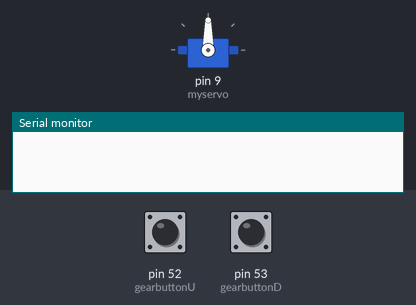
Recording of a sketch running on a simulated Arduino Mega 2560, built with avr-gcc and run on an emulated ATmega2560. On the bench: servo, the last lines printed to the serial monitor. Inputs (shaded band) come from the test bench; at power-on: pin 53 (gearbuttonD) HIGH, pin 52 (gearbuttonU) HIGH.

Above: at 1.8 s.
1.9 s: pin 53 (gearbuttonD) pulled LOW for 3.2 s
At 2.4 s:
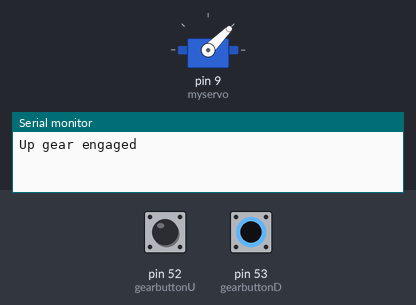
7.0 s: pin 52 (gearbuttonU) pulled LOW for 0.6 s
At 7.4 s:
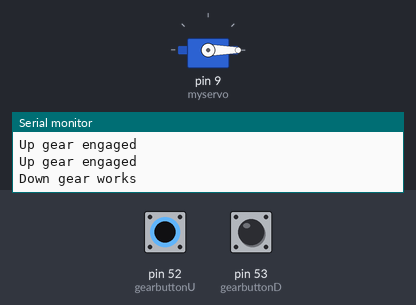
9.1 s: pin 52 (gearbuttonU) pulled LOW for 3.2 s
At 12.9 s:
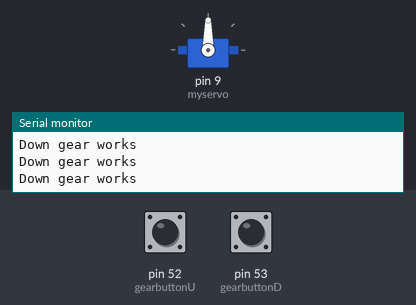
Timing chart, 0 to 14.4 s (numbered marks = the images above; inputs shaded):
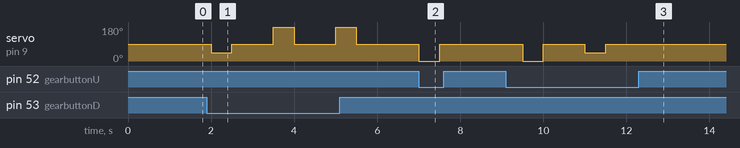

The sketch:

Servo.ino
```cpp
// Controlling a servo position using a potentiometer (variable resistor)
// by Michal Rinott <http://people.interaction-ivrea.it/m.rinott>

#include <Servo.h>

Servo myservo;  // create servo object to control a servo
int gear = 0;
const int gearbuttonU = 52; //Upshift button connected to pin 5
const int gearbuttonD = 53; //Downshift button connected to pin 6
const int usec = 500;

int buttonstate1 = LOW;
int buttonstate2 = LOW;

void setup()
{
  myservo.attach(9);  // attaches the servo on pin 9 to the servo object
  Serial.begin(9600);
  pinMode(gearbuttonU, INPUT_PULLUP);		//assign gear shift up button as an input
  pinMode(gearbuttonD, INPUT_PULLUP);		//assign gear shift down button as an input
  myservo.write(90);                    //initalize the shift-arm to middle position
}

void loop()
{
  buttonstate1 = digitalRead(gearbuttonU);
  buttonstate2 = digitalRead(gearbuttonD);
  if (buttonstate1 == HIGH & buttonstate2 == LOW)
  { Serial.println("Up gear engaged");
    if (gear == 0)
    {
      myservo.write(45);               // sets the servo position out from the neutral position
      delay(usec);                       // waits for the servo to get there
      myservo.write(90);               // return back to middle position
      delay(usec);
      gear = gear + 1;                 // now gear is in 1st gear
          }
    else if (gear <= 5)
    {
  myservo.write(180);                  // sets the servo position to upshift
  delay(usec);                           // waits for the servo to get there
  myservo.write(90);                   // return back to middle position
  delay(usec);
  gear = gear + 1;                     // upshift gear by 1
   }
  }

  if (buttonstate1 == LOW & buttonstate2 == HIGH)
  { Serial.println("Down gear works");
    if (gear == 1)
    {
      myservo.write(45);               // sets the servo position to the neutral position
      delay(usec);                       // waits for the servo to get there
      myservo.write(90);               // return back to middle position
      delay(usec);
      gear = gear - 1;                 // downshift gear by 1
    }
    else if (gear >= 2 & gear <=7)
    {
      if (gear == 7)
      {
        gear = 6;
      }
    myservo.write(0);                  // sets the servo position to downshift
    delay(usec);                         // waits for the servo to get there
    myservo.write(90);                 // return back to middle position
    delay(usec);
    gear = gear - 1;                   // downshift gear by 1
    }
  }
  myservo.write(90);
  delay(usec);
}
```

Measured:
- after the input at 1.9 s, servo on pin 9 (myservo): 90° → 45° after 0.10 s, then repeats every 1.5 s: 90° 1.0 s, 180° 0.50 s
- after the input at 7.0 s, servo on pin 9 (myservo): 90° → 0° at once, → 90° 0.50 s later
- after the input at 9.1 s, servo on pin 9 (myservo): 90° → 0° after 0.40 s, → 90° 0.50 s later, → 45° 1.0 s later, → 90° 0.50 s later
